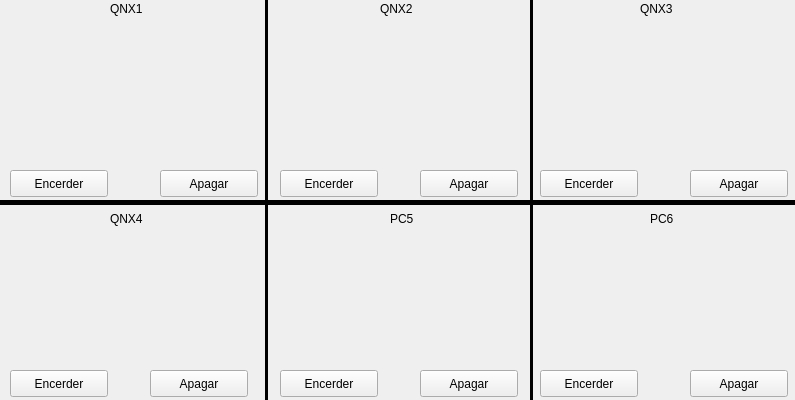
<?xml version="1.0" encoding="UTF-8"?>
<ui version="4.0">
 <class>SistemaDatos</class>
 <widget class="QWidget" name="SistemaDatos">
  <property name="geometry">
   <rect>
    <x>0</x>
    <y>0</y>
    <width>795</width>
    <height>400</height>
   </rect>
  </property>
  <property name="minimumSize">
   <size>
    <width>795</width>
    <height>400</height>
   </size>
  </property>
  <property name="maximumSize">
   <size>
    <width>795</width>
    <height>400</height>
   </size>
  </property>
  <property name="windowTitle">
   <string>Form</string>
  </property>
  <widget class="Line" name="line">
   <property name="geometry">
    <rect>
     <x>0</x>
     <y>200</y>
     <width>795</width>
     <height>5</height>
    </rect>
   </property>
   <property name="styleSheet">
    <string notr="true">background-color: rgb(0, 0, 0);</string>
   </property>
   <property name="orientation">
    <enum>Qt::Horizontal</enum>
   </property>
  </widget>
  <widget class="Line" name="line_2">
   <property name="geometry">
    <rect>
     <x>265</x>
     <y>0</y>
     <width>3</width>
     <height>200</height>
    </rect>
   </property>
   <property name="styleSheet">
    <string notr="true">background-color: rgb(0, 0, 0);</string>
   </property>
   <property name="orientation">
    <enum>Qt::Vertical</enum>
   </property>
  </widget>
  <widget class="Line" name="line_3">
   <property name="geometry">
    <rect>
     <x>530</x>
     <y>0</y>
     <width>3</width>
     <height>200</height>
    </rect>
   </property>
   <property name="styleSheet">
    <string notr="true">background-color: rgb(0, 0, 0);</string>
   </property>
   <property name="orientation">
    <enum>Qt::Vertical</enum>
   </property>
  </widget>
  <widget class="Line" name="line_4">
   <property name="geometry">
    <rect>
     <x>265</x>
     <y>200</y>
     <width>3</width>
     <height>200</height>
    </rect>
   </property>
   <property name="styleSheet">
    <string notr="true">background-color: rgb(0, 0, 0);</string>
   </property>
   <property name="orientation">
    <enum>Qt::Vertical</enum>
   </property>
  </widget>
  <widget class="Line" name="line_5">
   <property name="geometry">
    <rect>
     <x>530</x>
     <y>200</y>
     <width>3</width>
     <height>200</height>
    </rect>
   </property>
   <property name="styleSheet">
    <string notr="true">background-color: rgb(0, 0, 0);</string>
   </property>
   <property name="orientation">
    <enum>Qt::Vertical</enum>
   </property>
  </widget>
  <widget class="QLabel" name="label">
   <property name="geometry">
    <rect>
     <x>110</x>
     <y>0</y>
     <width>51</width>
     <height>17</height>
    </rect>
   </property>
   <property name="text">
    <string>QNX1</string>
   </property>
  </widget>
  <widget class="QLabel" name="label_2">
   <property name="geometry">
    <rect>
     <x>380</x>
     <y>0</y>
     <width>66</width>
     <height>17</height>
    </rect>
   </property>
   <property name="text">
    <string>QNX2</string>
   </property>
  </widget>
  <widget class="QLabel" name="label_3">
   <property name="geometry">
    <rect>
     <x>640</x>
     <y>0</y>
     <width>41</width>
     <height>17</height>
    </rect>
   </property>
   <property name="text">
    <string>QNX3</string>
   </property>
  </widget>
  <widget class="QLabel" name="label_4">
   <property name="geometry">
    <rect>
     <x>110</x>
     <y>210</y>
     <width>51</width>
     <height>17</height>
    </rect>
   </property>
   <property name="text">
    <string>QNX4</string>
   </property>
  </widget>
  <widget class="QLabel" name="label_5">
   <property name="geometry">
    <rect>
     <x>390</x>
     <y>210</y>
     <width>66</width>
     <height>17</height>
    </rect>
   </property>
   <property name="text">
    <string>PC5</string>
   </property>
  </widget>
  <widget class="QLabel" name="label_6">
   <property name="geometry">
    <rect>
     <x>650</x>
     <y>210</y>
     <width>41</width>
     <height>17</height>
    </rect>
   </property>
   <property name="text">
    <string>PC6</string>
   </property>
  </widget>
  <widget class="QPushButton" name="pushButtonQnx1Encender">
   <property name="geometry">
    <rect>
     <x>10</x>
     <y>170</y>
     <width>98</width>
     <height>27</height>
    </rect>
   </property>
   <property name="text">
    <string>Encerder</string>
   </property>
  </widget>
  <widget class="QPushButton" name="pushButtonQnx1Apagar">
   <property name="geometry">
    <rect>
     <x>160</x>
     <y>170</y>
     <width>98</width>
     <height>27</height>
    </rect>
   </property>
   <property name="text">
    <string>Apagar</string>
   </property>
  </widget>
  <widget class="QPushButton" name="pushButtonQnx2Encender">
   <property name="geometry">
    <rect>
     <x>280</x>
     <y>170</y>
     <width>98</width>
     <height>27</height>
    </rect>
   </property>
   <property name="text">
    <string>Encerder</string>
   </property>
  </widget>
  <widget class="QPushButton" name="pushButtonQnx2Apagar">
   <property name="geometry">
    <rect>
     <x>420</x>
     <y>170</y>
     <width>98</width>
     <height>27</height>
    </rect>
   </property>
   <property name="text">
    <string>Apagar</string>
   </property>
  </widget>
  <widget class="QPushButton" name="pushButtonQnx3Encender">
   <property name="geometry">
    <rect>
     <x>540</x>
     <y>170</y>
     <width>98</width>
     <height>27</height>
    </rect>
   </property>
   <property name="text">
    <string>Encerder</string>
   </property>
  </widget>
  <widget class="QPushButton" name="pushButtonQnx3Apagar">
   <property name="geometry">
    <rect>
     <x>690</x>
     <y>170</y>
     <width>98</width>
     <height>27</height>
    </rect>
   </property>
   <property name="text">
    <string>Apagar</string>
   </property>
  </widget>
  <widget class="QPushButton" name="pushButtonPc6Apagar">
   <property name="geometry">
    <rect>
     <x>690</x>
     <y>370</y>
     <width>98</width>
     <height>27</height>
    </rect>
   </property>
   <property name="text">
    <string>Apagar</string>
   </property>
  </widget>
  <widget class="QPushButton" name="pushButtonPc6Encender">
   <property name="geometry">
    <rect>
     <x>540</x>
     <y>370</y>
     <width>98</width>
     <height>27</height>
    </rect>
   </property>
   <property name="text">
    <string>Encerder</string>
   </property>
  </widget>
  <widget class="QPushButton" name="pushButtonPc5Apagar">
   <property name="geometry">
    <rect>
     <x>420</x>
     <y>370</y>
     <width>98</width>
     <height>27</height>
    </rect>
   </property>
   <property name="text">
    <string>Apagar</string>
   </property>
  </widget>
  <widget class="QPushButton" name="pushButtonPc5Encender">
   <property name="geometry">
    <rect>
     <x>280</x>
     <y>370</y>
     <width>98</width>
     <height>27</height>
    </rect>
   </property>
   <property name="text">
    <string>Encerder</string>
   </property>
  </widget>
  <widget class="QPushButton" name="pushButtonQnx4Encender">
   <property name="geometry">
    <rect>
     <x>10</x>
     <y>370</y>
     <width>98</width>
     <height>27</height>
    </rect>
   </property>
   <property name="text">
    <string>Encerder</string>
   </property>
  </widget>
  <widget class="QPushButton" name="pushButtonQnx4Apagar">
   <property name="geometry">
    <rect>
     <x>150</x>
     <y>370</y>
     <width>98</width>
     <height>27</height>
    </rect>
   </property>
   <property name="text">
    <string>Apagar</string>
   </property>
  </widget>
  <widget class="QLabel" name="labelQnx">
   <property name="geometry">
    <rect>
     <x>70</x>
     <y>20</y>
     <width>131</width>
     <height>141</height>
    </rect>
   </property>
   <property name="text">
    <string/>
   </property>
   <property name="pixmap">
    <pixmap resource="../resource.qrc">:/images/qnx.png</pixmap>
   </property>
  </widget>
  <widget class="QLabel" name="labelQnx_2">
   <property name="geometry">
    <rect>
     <x>340</x>
     <y>20</y>
     <width>131</width>
     <height>141</height>
    </rect>
   </property>
   <property name="text">
    <string/>
   </property>
   <property name="pixmap">
    <pixmap resource="../resource.qrc">:/images/qnx.png</pixmap>
   </property>
  </widget>
  <widget class="QLabel" name="labelQnx_3">
   <property name="geometry">
    <rect>
     <x>600</x>
     <y>20</y>
     <width>131</width>
     <height>141</height>
    </rect>
   </property>
   <property name="text">
    <string/>
   </property>
   <property name="pixmap">
    <pixmap resource="../resource.qrc">:/images/qnx.png</pixmap>
   </property>
  </widget>
  <widget class="QLabel" name="labelQnx_4">
   <property name="geometry">
    <rect>
     <x>70</x>
     <y>230</y>
     <width>131</width>
     <height>141</height>
    </rect>
   </property>
   <property name="text">
    <string/>
   </property>
   <property name="pixmap">
    <pixmap resource="../resource.qrc">:/images/qnx.png</pixmap>
   </property>
  </widget>
  <widget class="QLabel" name="labelPc_5">
   <property name="geometry">
    <rect>
     <x>320</x>
     <y>230</y>
     <width>161</width>
     <height>141</height>
    </rect>
   </property>
   <property name="text">
    <string/>
   </property>
   <property name="pixmap">
    <pixmap resource="../resource.qrc">:/images/pc.png</pixmap>
   </property>
  </widget>
  <widget class="QLabel" name="labelPc_6">
   <property name="geometry">
    <rect>
     <x>590</x>
     <y>230</y>
     <width>161</width>
     <height>141</height>
    </rect>
   </property>
   <property name="text">
    <string/>
   </property>
   <property name="pixmap">
    <pixmap resource="../resource.qrc">:/images/pc.png</pixmap>
   </property>
  </widget>
 </widget>
 <resources>
  <include location="../resource.qrc"/>
 </resources>
 <connections/>
</ui>
